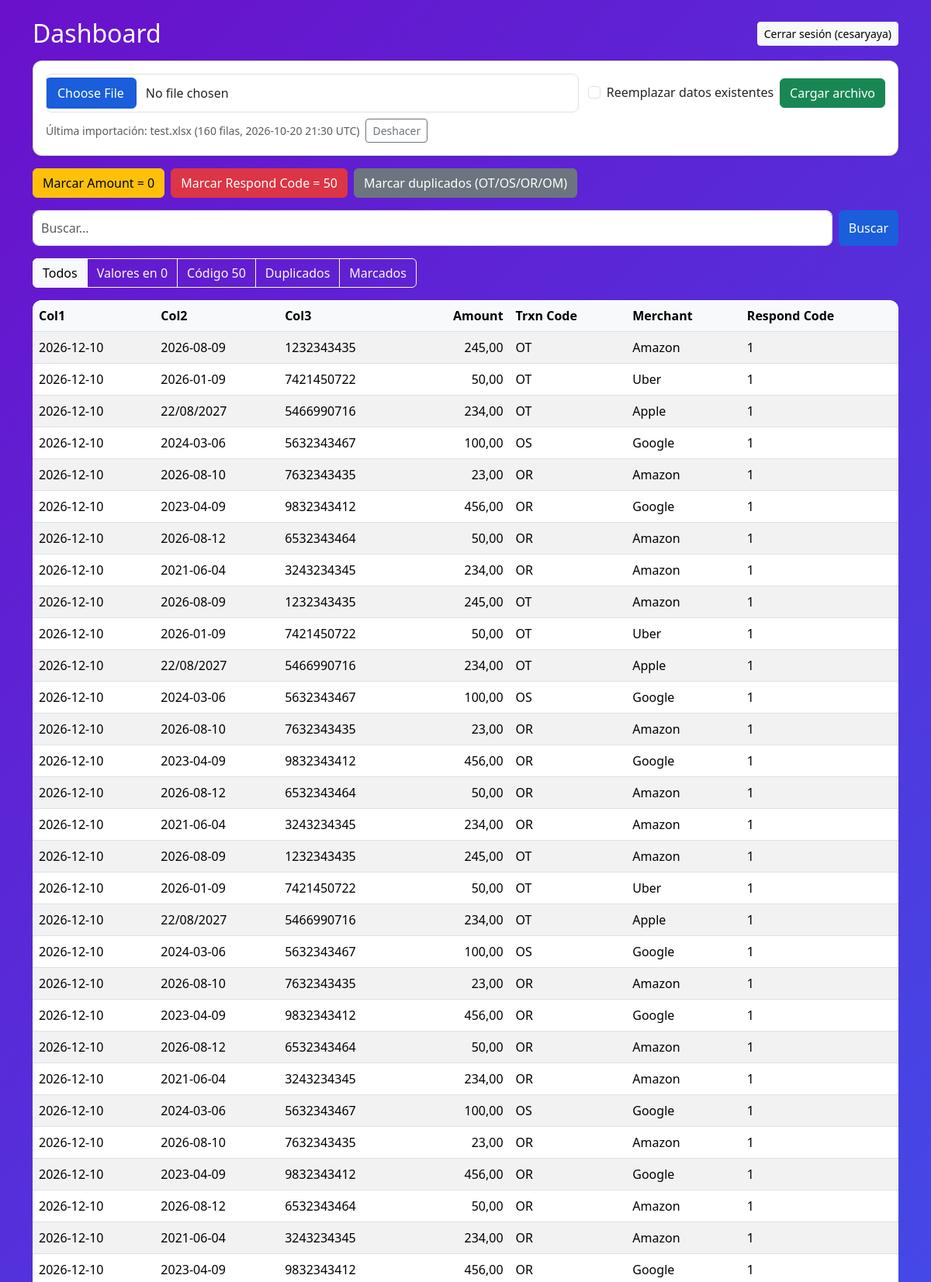
The app's page / (signed in, upper part) with its own data.
### core/models.py (models this page shows, shortened)
class Import(models.Model):
    filename = models.CharField(max_length=255)
    created_at = models.DateTimeField(auto_now_add=True)
    uploaded_by = models.ForeignKey(
        settings.AUTH_USER_MODEL, null=True, blank=True, on_delete=models.SET_NULL, related_name="+"
    )
    row_count = models.PositiveIntegerField(default=0)
    class Meta:
        ordering = ["-created_at", "-id"]

class Claim(models.Model):
    col1 = models.CharField(max_length=200, blank=True, default="")
    col2 = models.CharField(max_length=200, blank=True, default="")
    col3 = models.CharField(max_length=200, blank=True, default="")
    amount = models.DecimalField(max_digits=12, decimal_places=2, null=True, blank=True)
    trxn_code = models.CharField(max_length=50, blank=True, default="", db_index=True)
    merchant = models.CharField(max_length=200, blank=True, default="")
    respond_code = models.CharField(max_length=20, blank=True, default="", db_index=True)
    to_delete = models.BooleanField(default=False)
    batch = models.ForeignKey(Import, null=True, blank=True, on_delete=models.CASCADE, related_name="claims")
    class Meta:
        indexes = [models.Index(fields=["amount", "merchant"], name="core_claim_amount_merchant_idx")]

### core/views.py (the view)
# urls.py: path("", views.dashboard, name="dashboard"),
@login_required
def dashboard(request):
    claims = Claim.objects.all()
    q = request.GET.get("q", "").strip()
    if q:
        claims = claims.filter(
            Q(col1__icontains=q) | Q(col2__icontains=q) | Q(col3__icontains=q)
            | Q(merchant__icontains=q) | Q(trxn_code__icontains=q)
        )
    flt = request.GET.get("filter", "")
    if flt == "zero":
        claims = claims.filter(amount=0)
    elif flt == "code50":
        claims = claims.filter(respond_code="50")
    elif flt == "duplicates":
        same = Claim.objects.filter(amount=OuterRef("amount"), merchant=OuterRef("merchant")).exclude(pk=OuterRef("pk"))
        claims = claims.filter(amount__isnull=False).filter(Exists(same))
    elif flt == "marked":
        claims = claims.filter(to_delete=True)
    else:
        flt = ""
    total = claims.aggregate(total=Sum("amount"))["total"] or Decimal("0.00")
    page_obj = Paginator(claims.order_by("id"), PAGE_SIZE).get_page(request.GET.get("page"))
    params = request.GET.copy()
    params.pop("page", None)
    return render(request, "core/dashboard.html", {
        "page_obj": page_obj,
        "total": total,
        "q": q,
        "flt": flt,
        "querystring": params.urlencode(),
        "marked_count": Claim.objects.filter(to_delete=True).count(),
        "last_import": Import.objects.first(),
    })

### core/templates/core/dashboard.html (shortened to what this page needs)
{% extends "core/base.html" %}
{% block content %}
<div class="d-flex justify-content-between align-items-center mb-3">
  <h2 class="text-white mb-0">Dashboard</h2>
  <form method="post" action="{% url 'logout' %}">
    <button type="submit" class="btn btn-light btn-sm">Cerrar sesión ({{ user.get_username }})</button>
  </form>
</div>
<div class="card shadow-sm mb-3">
  <div class="card-body">
    <form method="post" action="{% url 'upload' %}" enctype="multipart/form-data" class="row g-2 align-items-center"
          onsubmit="return !document.getElementById('replace').checked || confirm('Se borrarán TODOS los registros actuales antes de importar. ¿Continuar?')">
      <div class="col-12 col-md">
        <input type="file" name="file" class="form-control" accept=".csv,.xlsx" required aria-label="Archivo CSV o Excel">
      </div>
      <div class="col-auto form-check ms-2">
        <input class="form-check-input" type="checkbox" name="replace" value="1" id="replace">
        <label class="form-check-label" for="replace">Reemplazar datos existentes</label>
      </div>
      <div class="col-auto">
        <button type="submit" class="btn btn-success">Cargar archivo</button>
      </div>
    </form>
    {% if last_import %}
    <form method="post" action="{% url 'action' %}" class="mt-2 d-flex flex-wrap align-items-center gap-2">
      <small class="text-muted">Última importación: {{ last_import.filename }} ({{ last_import.row_count }} filas, {{ last_import.created_at|date:"Y-m-d H:i" }} UTC)</small>
      <button type="submit" name="action" value="undo_import" class="btn btn-outline-secondary btn-sm"
              onclick="return confirm('Se eliminarán los registros de esta importación. ¿Continuar?')">Deshacer</button>
    </form>
    {% endif %}
  </div>
</div>
<form method="post" action="{% url 'action' %}" class="d-flex flex-wrap gap-2 mb-3">
  <button type="submit" name="action" value="mark_zeros" class="btn btn-warning">Marcar Amount = 0</button>
  <button type="submit" name="action" value="mark_code50" class="btn btn-danger">Marcar Respond Code = 50</button>
  <button type="submit" name="action" value="mark_duplicates" class="btn btn-secondary">Marcar duplicados (OT/OS/OR/OM)</button>
</form>
<form method="get" class="d-flex mb-3">
  <input type="text" name="q" value="{{ q }}" class="form-control me-2" placeholder="Buscar..." aria-label="Buscar">
  <button type="submit" class="btn btn-primary">Buscar</button>
</form>
<div class="btn-group mb-3 flex-wrap">
  <a href="?{% if q %}q={{ q|urlencode }}{% endif %}" class="btn btn-outline-light {% if not flt %}active{% endif %}">Todos</a>
  <a href="?filter=zero{% if q %}&q={{ q|urlencode }}{% endif %}" class="btn btn-outline-light {% if flt == 'zero' %}active{% endif %}">Valores en 0</a>
  <a href="?filter=code50{% if q %}&q={{ q|urlencode }}{% endif %}" class="btn btn-outline-light {% if flt == 'code50' %}active{% endif %}">Código 50</a>
  <a href="?filter=duplicates{% if q %}&q={{ q|urlencode }}{% endif %}" class="btn btn-outline-light {% if flt == 'duplicates' %}active{% endif %}">Duplicados</a>
  <a href="?filter=marked{% if q %}&q={{ q|urlencode }}{% endif %}" class="btn btn-outline-light {% if flt == 'marked' %}active{% endif %}">Marcados</a>
</div>
<div class="table-wrap mb-3">
  <table class="table table-striped table-hover mb-0">
    <thead>
      <tr>
        <th>Col1</th><th>Col2</th><th>Col3</th>
        <th class="text-end">Amount</th><th>Trxn Code</th><th>Merchant</th><th>Respond Code</th>
      </tr>
    </thead>
    <tbody>
      {% for claim in page_obj %}
        <tr {% if claim.to_delete %}class="row-marked"{% endif %}>
          <td>{{ claim.col1 }}</td>
          <td>{{ claim.col2 }}</td>
          <td>{{ claim.col3 }}</td>
          <td class="text-end">{{ claim.amount|default_if_none:"" }}</td>
          <td>{{ claim.trxn_code }}</td>
          <td>{{ claim.merchant }}</td>
          <td>{{ claim.respond_code }}</td>
        </tr>
      {% empty %}
        <tr><td colspan="7" class="text-center text-muted py-4">No hay registros.</td></tr>
      {% endfor %}
    </tbody>
  </table>
</div>
{% endblock %}

### core/static/core/styles.css (style rules this page uses)
:root { --brand: #1a5edb; --brand-dark: #1450bd; --radius: 12px; }
body { background: linear-gradient(135deg, #6a11cb 0%, #2575fc 100%) fixed no-repeat; min-height: 100vh; min-height: 100dvh; font-family: 'Segoe UI', Tahoma, Geneva, Verdana, system-ui, sans-serif; }
.card { border-radius: var(--radius); overflow: hidden; }
.btn-primary { --bs-btn-bg: var(--brand); --bs-btn-border-color: var(--brand); --bs-btn-hover-bg: var(--brand-dark); --bs-btn-hover-border-color: var(--brand-dark); --bs-btn-active-bg: var(--brand-dark); --bs-btn-active-border-color: var(--brand-dark); --bs-btn-disabled-bg: var(--brand); --bs-btn-disabled-border-color: var(--brand); transition: background-color 0.3s ease; }
.form-control { border-radius: 8px; padding: 10px; }
:is(.btn, .form-control, input[type="file"]):focus-visible { outline: 3px solid #ffd54a; outline-offset: 2px; }
.table-wrap { max-height: 70vh; overflow: auto; background: #fff; border-radius: var(--radius); }
.table-wrap thead th { position: sticky; top: 0; background: #f8f9fa; z-index: 1; }

### records on screen
Import: filename "test.xlsx", row_count "160", created_at "2026-10-20 21:30"
Claim: col1 "2026-12-10", col2 "2026-08-09", col3 "1232343435", amount "245,00", trxn_code "OT", merchant "Amazon", respond_code "1"
Claim: col1 "2026-12-10", col2 "2026-01-09", col3 "7421450722", amount "50,00", trxn_code "OT", merchant "Uber", respond_code "1"
Claim: col1 "2026-12-10", col2 "22/08/2027", col3 "5466990716", amount "234,00", trxn_code "OT", merchant "Apple", respond_code "1"
Claim: col1 "2026-12-10", col2 "2024-03-06", col3 "5632343467", amount "100,00", trxn_code "OS", merchant "Google", respond_code "1"
Claim: col1 "2026-12-10", col2 "2026-08-10", col3 "7632343435", amount "23,00", trxn_code "OR", merchant "Amazon", respond_code "1"
Claim: col1 "2026-12-10", col2 "2023-04-09", col3 "9832343412", amount "456,00", trxn_code "OR", merchant "Google", respond_code "1"
Claim: col1 "2026-12-10", col2 "2026-08-12", col3 "6532343464", amount "50,00", trxn_code "OR", merchant "Amazon", respond_code "1"
Claim: col1 "2026-12-10", col2 "2021-06-04", col3 "3243234345", amount "234,00", trxn_code "OR", merchant "Amazon", respond_code "1"
Claim: col1 "2026-12-10", col2 "2026-08-09", col3 "1232343435", amount "245,00", trxn_code "OT", merchant "Amazon", respond_code "1"
Claim: col1 "2026-12-10", col2 "2026-01-09", col3 "7421450722", amount "50,00", trxn_code "OT", merchant "Uber", respond_code "1"
Claim: col1 "2026-12-10", col2 "22/08/2027", col3 "5466990716", amount "234,00", trxn_code "OT", merchant "Apple", respond_code "1"
Claim: col1 "2026-12-10", col2 "2024-03-06", col3 "5632343467", amount "100,00", trxn_code "OS", merchant "Google", respond_code "1"
Claim: col1 "2026-12-10", col2 "2026-08-10", col3 "7632343435", amount "23,00", trxn_code "OR", merchant "Amazon", respond_code "1"
Claim: col1 "2026-12-10", col2 "2023-04-09", col3 "9832343412", amount "456,00", trxn_code "OR", merchant "Google", respond_code "1"
Claim: col1 "2026-12-10", col2 "2026-08-12", col3 "6532343464", amount "50,00", trxn_code "OR", merchant "Amazon", respond_code "1"
Claim: col1 "2026-12-10", col2 "2021-06-04", col3 "3243234345", amount "234,00", trxn_code "OR", merchant "Amazon", respond_code "1"
Claim: col1 "2026-12-10", col2 "2026-08-09", col3 "1232343435", amount "245,00", trxn_code "OT", merchant "Amazon", respond_code "1"
Claim: col1 "2026-12-10", col2 "2026-01-09", col3 "7421450722", amount "50,00", trxn_code "OT", merchant "Uber", respond_code "1"
Claim: col1 "2026-12-10", col2 "22/08/2027", col3 "5466990716", amount "234,00", trxn_code "OT", merchant "Apple", respond_code "1"
Claim: col1 "2026-12-10", col2 "2024-03-06", col3 "5632343467", amount "100,00", trxn_code "OS", merchant "Google", respond_code "1"
Claim: col1 "2026-12-10", col2 "2026-08-10", col3 "7632343435", amount "23,00", trxn_code "OR", merchant "Amazon", respond_code "1"
Claim: col1 "2026-12-10", col2 "2023-04-09", col3 "9832343412", amount "456,00", trxn_code "OR", merchant "Google", respond_code "1"
Claim: col1 "2026-12-10", col2 "2026-08-12", col3 "6532343464", amount "50,00", trxn_code "OR", merchant "Amazon", respond_code "1"
Claim: col1 "2026-12-10", col2 "2021-06-04", col3 "3243234345", amount "234,00", trxn_code "OR", merchant "Amazon", respond_code "1"
Claim: col1 "2026-12-10", col2 "2024-03-06", col3 "5632343467", amount "100,00", trxn_code "OS", merchant "Google", respond_code "1"
Claim: col1 "2026-12-10", col2 "2026-08-10", col3 "7632343435", amount "23,00", trxn_code "OR", merchant "Amazon", respond_code "1"
Claim: col1 "2026-12-10", col2 "2023-04-09", col3 "9832343412", amount "456,00", trxn_code "OR", merchant "Google", respond_code "1"
Claim: col1 "2026-12-10", col2 "2026-08-12", col3 "6532343464", amount "50,00", trxn_code "OR", merchant "Amazon", respond_code "1"
Claim: col1 "2026-12-10", col2 "2021-06-04", col3 "3243234345", amount "234,00", trxn_code "OR", merchant "Amazon", respond_code "1"
Claim: col1 "2026-12-10", col2 "2023-04-09", col3 "9832343412", amount "456,00", trxn_code "OR", merchant "Google", respond_code "1"

### other values on screen
{{ user.get_username }} "cesaryaya"
